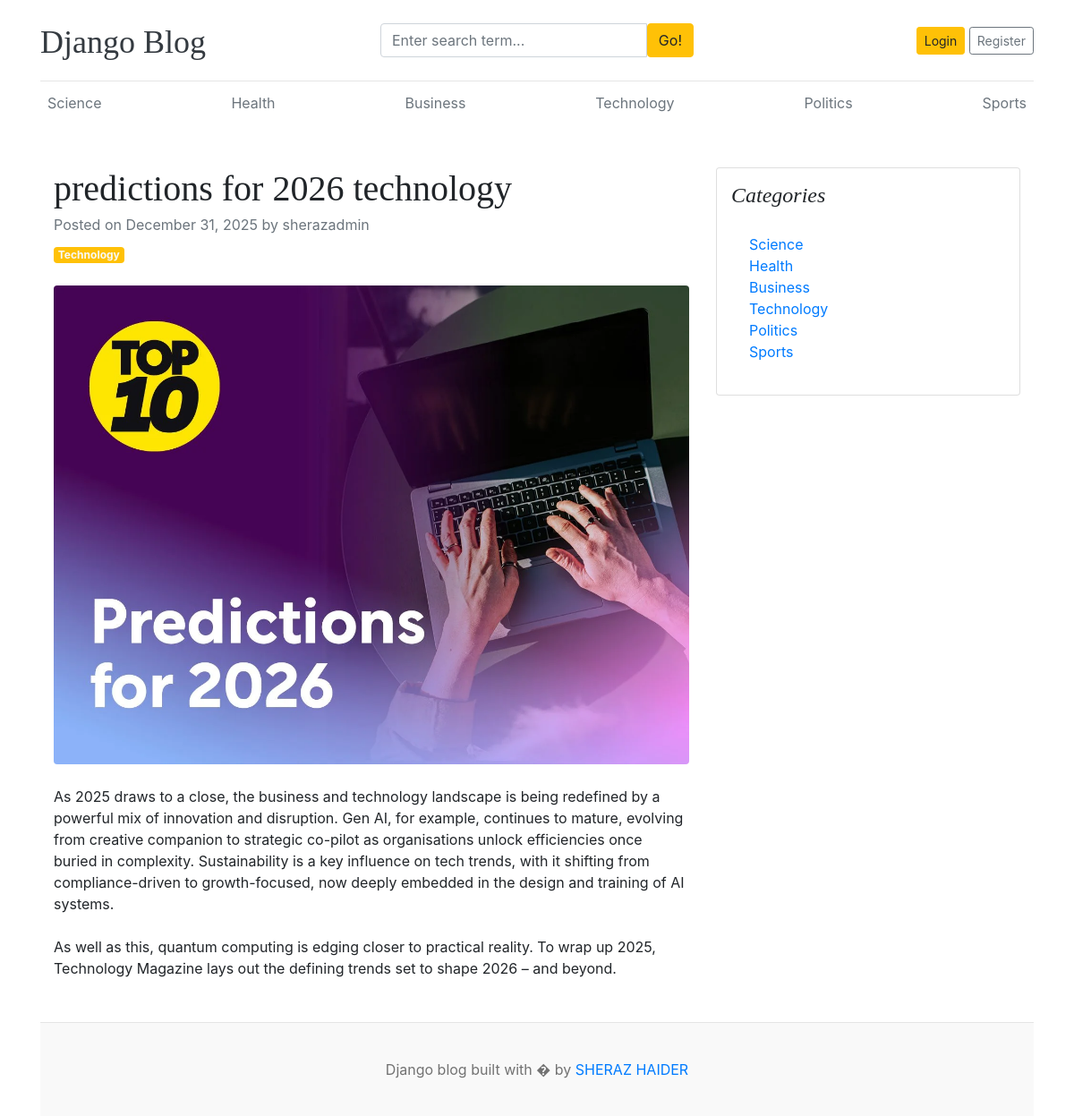
/predictions-for-2026-technology/, run on an earlier commit of the app's database.
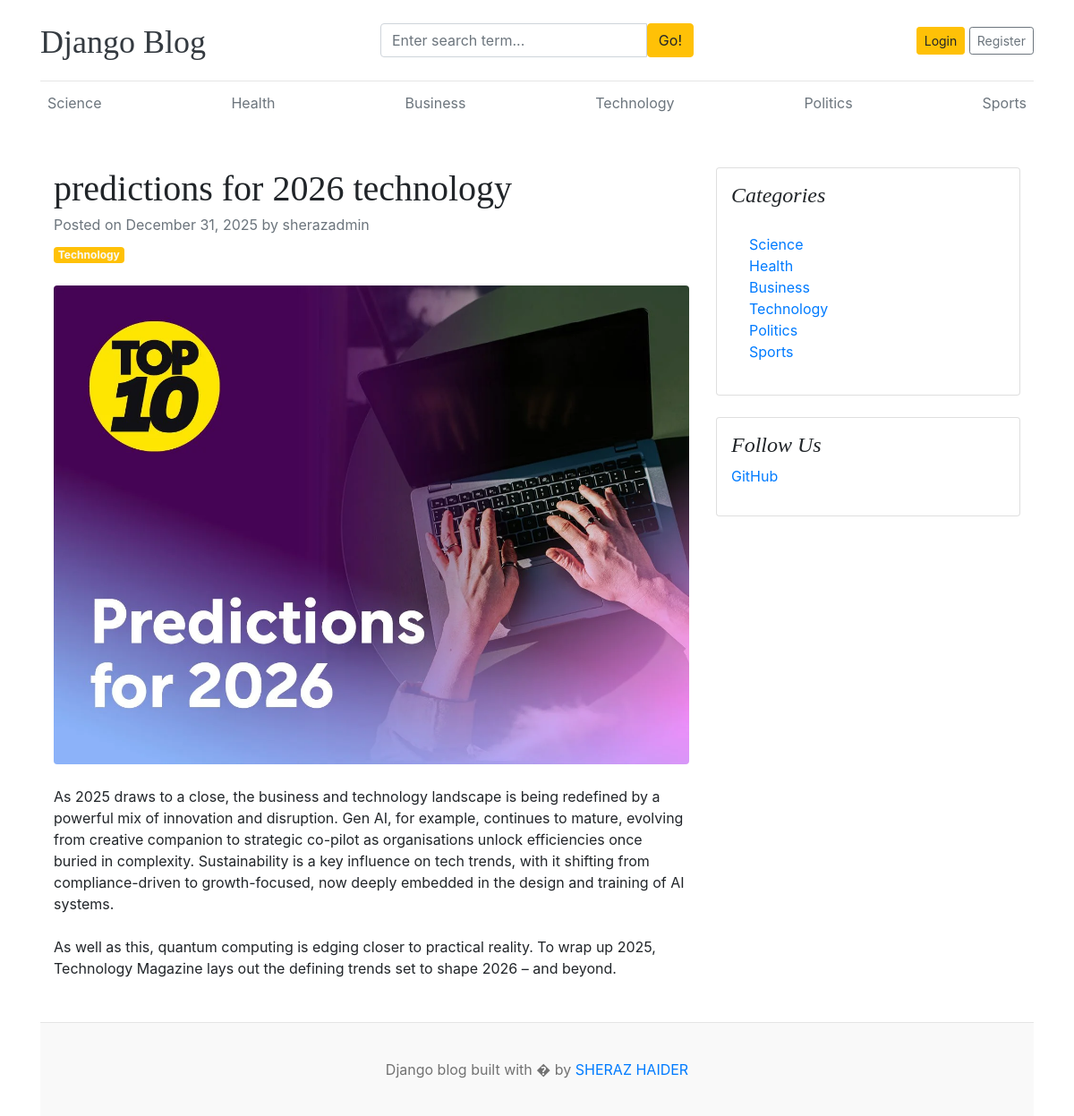
And on a later commit of the database.
### blogs/models.py (models this page shows, shortened)
class Catagory(models.Model):
    catagory_name = models.CharField(max_length=50, unique=True)
    created_at = models.DateTimeField(auto_now_add=True)
    updated_at = models.DateTimeField(auto_now=True)
    class Meta:
        verbose_name_plural = "Catagories"

### assignment/models.py (models this page shows, shortened)
class SocialLink(models.Model):
    platform = models.CharField(max_length=100)
    link = models.URLField(max_length=200)
    created_at = models.DateTimeField(auto_now_add=True)
    updated_at = models.DateTimeField(auto_now=True)
    class Meta:
        verbose_name_plural = "Social Links"

### blogs/views.py (the view)
# urls.py: path('<slug:slug>/',BlogViews.blogs, name='blogs'),
def blogs(request, slug):
    single_blog = get_object_or_404(Blog, slug=slug, status='published')
    context = {
        "single_blog": single_blog,
    }
    return render(request, "blog.html", context)

### blogs/context_processors.py (called while the page is built)
def get_catagories(request):
    catagories = Catagory.objects.all()
    return dict(catagories=catagories)

def get_social_links(request):
    social_links = SocialLink.objects.all()
    return dict(social_links=social_links)

### templates/blog.html
{% extends "base.html" %}
{% block content %}
<div class="container mt-5">
    <div class="row">
        <div class="col-lg-8">
            <article>
                <header class="mb-4">
                    <h1 class="fw-bolder mb-1">{{ single_blog.title }}</h1>
                    <div class="text-muted fst-italic mb-2">Posted on {{ single_blog.created_at|date:"F d, Y" }} by {{ single_blog.author }}</div>
                    <a class="badge bg-warning text-decoration-none text-light" href="#!">{{ single_blog.catagory.catagory_name }}</a>
                </header>
                <figure class="mb-4"><img class="img-fluid rounded" src="{{ single_blog.featured_image.url }}" alt="..." /></figure>
                <section class="mb-5">
                    <p class="fs-5 mb-4">{{ single_blog.short_description }}</p>
                    <p class="fs-5 mb-4">{{ single_blog.blog_body }}</p>
                    </section>
            </article>
        </div>
        <div class="col-lg-4">
            <div class="card mb-4 p-3">
                <h4 class="font-italic">Categories</h4>
                <div class="card-body">
                    <div class="row">
                        <div class="col-sm-6">
                            <ul class="list-unstyled mb-0">
                                {% for cat in catagories %}
                                <li><a href="{% url 'posts_by_catagory' cat.id %}">{{ cat.catagory_name }}</a></li>
                                {% endfor %}
                            </ul>
                        </div>
                    </div>
                </div>
            </div>
            {% if social_links %}
            <div class="card mb-4 p-3">
                <h4 class="font-italic">Follow Us</h4>
                <ol class="list-unstyled">
                    {% for link in social_links %}
                    <li><a href="{{ link.link }}" target="_blank">{{ link.platform }}</a></li>
                    {% endfor %}
                </ol>
            </div>
            {% endif %}
        </div>
    </div>
</div>
{% endblock content %}

### templates/base.html (shortened to what this page needs)
{% load static %}
<!DOCTYPE html>
<html lang="en">
<head>
    <link href="https://getbootstrap.com/docs/4.0/dist/css/bootstrap.min.css" rel="stylesheet">
    <link href="{% static 'css/blog.css' %}" rel="stylesheet">
  </head>
<body>
    <div class="container">
      <header class="blog-header py-3">
        <div class="row flex-nowrap justify-content-between align-items-center">
          <div class="col-4 pt-1">
            <a class="blog-header-logo text-dark" href="/">Django Blog</a>
          </div>
          <div class="col-4">
            <form action="{% url 'search' %}" method="GET">
              <div class="input-group">
                        <input class="form-control" type="text" name="keyword" value="{{ keyword }}" placeholder="Enter search term..." aria-label="Enter search term..." aria-describedby="button-search" />
                        <button type="submit" class="btn btn-warning" id="button-search" type="button">Go!</button>
                    </div>
            </form>
          </div>
          <div class="col-4 d-flex justify-content-end align-items-center">
            <a class="btn btn-sm btn-warning" href="#">Login</a> &nbsp;
            <a class="btn btn-sm btn-outline-secondary" href="#">Register</a>
          </div>
        </div>
      </header>
      <div class="nav-scroller py-1 mb-2">
        <nav class="nav d-flex justify-content-between">
            {% for cat in catagories %}
          <a class="p-2 text-muted" href="{% url 'posts_by_catagory' cat.id %}">{{ cat.catagory_name }}</a>
            {% endfor %}
        </nav>
      </div>
{% block content %}{% endblock content %}
<footer class="blog-footer">
  <p>Django blog built with � by <a href="#">SHERAZ HAIDER</a></p>
</footer>
</body>
</html>

What changed in the data, as far as the page shows it:
added SocialLink: platform "GitHub"
Also different on the page:
text now shown: "Follow Us"
